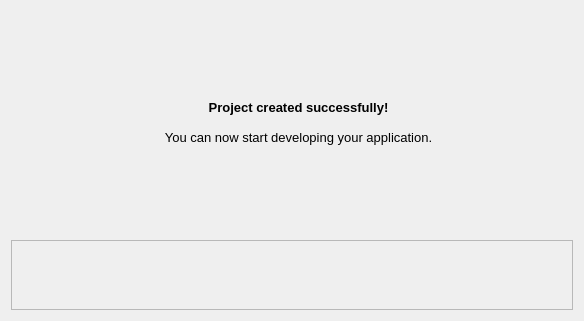
<?xml version="1.0" encoding="UTF-8"?>
<ui version="4.0">
 <class>Form</class>
 <widget class="QWidget" name="Form">
  <property name="geometry">
   <rect>
    <x>0</x>
    <y>0</y>
    <width>584</width>
    <height>321</height>
   </rect>
  </property>
  <property name="windowTitle">
   <string>Form</string>
  </property>
  <layout class="QVBoxLayout" name="verticalLayout" stretch="0,1">
   <item>
    <layout class="QHBoxLayout" name="horizontalLayout" stretch="0,1">
     <item>
      <widget class="QLabel" name="iconLabel">
       <property name="sizePolicy">
        <sizepolicy hsizetype="Maximum" vsizetype="Maximum">
         <horstretch>0</horstretch>
         <verstretch>0</verstretch>
        </sizepolicy>
       </property>
       <property name="text">
        <string/>
       </property>
       <property name="pixmap">
        <pixmap resource="../bertos.qrc">:/images/ok.png</pixmap>
       </property>
      </widget>
     </item>
     <item>
      <widget class="QLabel" name="messageLabel">
       <property name="frameShadow">
        <enum>QFrame::Plain</enum>
       </property>
       <property name="text">
        <string>&lt;!DOCTYPE HTML PUBLIC &quot;-//W3C//DTD HTML 4.0//EN&quot; &quot;http://www.w3.org/TR/REC-html40/strict.dtd&quot;&gt;
&lt;html&gt;&lt;head&gt;&lt;meta name=&quot;qrichtext&quot; content=&quot;1&quot; /&gt;&lt;style type=&quot;text/css&quot;&gt;
p, li { white-space: pre-wrap; }
&lt;/style&gt;&lt;/head&gt;&lt;body style=&quot; font-family:'Sans'; font-size:10pt; font-weight:400; font-style:normal;&quot;&gt;
&lt;p align=&quot;center&quot; style=&quot; margin-top:0px; margin-bottom:0px; margin-left:0px; margin-right:0px; -qt-block-indent:0; text-indent:0px;&quot;&gt;&lt;span style=&quot; font-weight:600;&quot;&gt;Project created successfully!&lt;/span&gt;&lt;/p&gt;
&lt;p style=&quot;-qt-paragraph-type:empty; margin-top:0px; margin-bottom:0px; margin-left:0px; margin-right:0px; -qt-block-indent:0; text-indent:0px; font-weight:600;&quot;&gt;&lt;/p&gt;
&lt;p align=&quot;center&quot; style=&quot; margin-top:0px; margin-bottom:0px; margin-left:0px; margin-right:0px; -qt-block-indent:0; text-indent:0px;&quot;&gt;You can now start developing your application.&lt;/p&gt;&lt;/body&gt;&lt;/html&gt;</string>
       </property>
       <property name="textFormat">
        <enum>Qt::RichText</enum>
       </property>
       <property name="wordWrap">
        <bool>true</bool>
       </property>
      </widget>
     </item>
    </layout>
   </item>
   <item>
    <widget class="QScrollArea" name="scrollArea">
     <property name="sizePolicy">
      <sizepolicy hsizetype="Expanding" vsizetype="Maximum">
       <horstretch>0</horstretch>
       <verstretch>0</verstretch>
      </sizepolicy>
     </property>
     <property name="widgetResizable">
      <bool>true</bool>
     </property>
     <widget class="QWidget" name="scrollAreaWidgetContents">
      <property name="geometry">
       <rect>
        <x>0</x>
        <y>0</y>
        <width>564</width>
        <height>82</height>
       </rect>
      </property>
     </widget>
    </widget>
   </item>
  </layout>
 </widget>
 <resources>
  <include location="../bertos.qrc"/>
 </resources>
 <connections/>
</ui>
